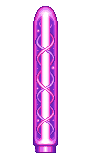
#> input picture _BUILD_SOURCE/fusion_beam_spritecook_1002.png, 89 x 159 px
$ python fusion_beam_1002.py
#> lines starting #> are read from the running program, lines starting #| are printed output that depends on the picture; after the words box and inside, x2 and y2 are one past the last pixel; in counts of white or black regions, pixels touching at a corner belong together
"""fusion_beam_1002 - the Fusion beam as a SOLID pink-purple plasma column (Mike, 1002).

    python3 _BUILD_SOURCE/fusion_beam_1002.py

"the fusion cannon beams. they should not be spikey lasers, that makes no sense at all. solid pink beams like
falva's laser beams, but more 'Fusion' energy like while still pinkishpurple."

Source: _BUILD_SOURCE/fusion_beam_spritecook_1002.png - a SpriteCook EDIT of Falva's own laser plate (fllaser_0),
so it keeps her solid capsule: a pink-violet sheath, a white-hot core and a contained double helix of plasma.
Output: assets/game/shared/player_weapons/fusion_1002/beam.png, an 8-frame horizontal strip (one cell per frame, tight to the ink).

The animation is the helix FLOWING up the beam: one period of the helix (measured by autocorrelation) is tiled
down the interior (inside the 3 px sheath, between the two caps), offset by one eighth of a period per frame. The
sheath, the caps and the alpha are never touched, so the silhouette is identical on all eight frames (0906s:
an animation must not move the silhouette) and the loop is seamless because it scrolls by exactly one period.
Never reads its own output.
"""
import os
import numpy as np
from PIL import Image
ROOT = os.path.join(os.path.dirname(os.path.abspath(__file__)), '..')
SRC = os.path.join(ROOT, '_BUILD_SOURCE/fusion_beam_spritecook_1002.png')
OUT = os.path.join(ROOT, 'assets/game/shared/player_weapons/fusion_1002/beam.png')
N = 8


def main():
    im = np.array(Image.open(SRC).convert('RGBA'))
#> im is the input picture: shape (159, 89, 4); mean R, G, B, A 180.7, 72.6, 198.1, 63.8
    a = im[..., 3]; ys, xs = np.where(a > 20)
#> after `a = im[..., 3]`:
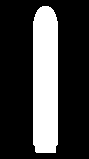
#> a: shape (159, 89); 25% white; 1 white region, box (x1, y1, x2, y2) and area: (33, 6, 58, 153) 3542
#> after `ys, xs = np.where(a > 20)`: ys = 3542 values from 6 to 152; xs = 3542 values, max 57 at index 297, min 33 at index 273, mean 45
    im = im[ys.min():ys.max() + 1, xs.min():xs.max() + 1]; a = im[..., 3]
#> after `im = im[ys.min():ys.max() + 1, xs.min():xs.max() + 1]`:
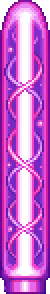
#> im: shape (147, 25, 4) (shown 2 times larger); mean R, G, B, A 197.2, 98.3, 206.2, 245.8; transparent parts drawn white
#> after `a = im[..., 3]`:
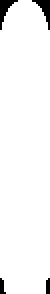
#> a: shape (147, 25) (shown 2 times larger); 96.4% white; 4 black regions (2 under 20 px), largest, box (x1, y1, x2, y2) and area: (0, 0, 9, 15) 51, (16, 0, 25, 15) 51
    h, w = a.shape
#> h = 147; w = 25
    full = [y for y in range(h) if (a[y] > 20).sum() >= w - 1]
#> full = 124 values from 15 to 138
    top, bot = full[0] + 2, full[-1] - 2                        # the body, inside both caps
#> top = 17; bot = 136
    x0, x1 = 3, w - 3                                          # inside the sheath
#> x0 = 3; x1 = 22
    lum = im[top:bot, x0:x1, :3].astype(float).mean(axis=(1, 2))
#> lum = 119 values, max 228.8 at index 118, min 154.2 at index 26, mean 179.7
    lum -= lum.mean()
#> lum = 119 values, max 49.09 at index 118, min -25.51 at index 26, mean -4.54e-15
    lags = range(10, min(70, (bot - top) // 2))
    corr = [float((lum[:-L] * lum[L:]).mean()) for L in lags]
#> corr = 49 values, max 24.96 at index 47, min -32.48 at index 42, mean -1.66
    P = list(lags)[int(np.argmax(corr))]
#> P = 57
    body = bot - top
#> body = 119
    print('cell %dx%d body rows %d..%d (%d) helix period %d px' % (w, h, top, bot, body, P))
#| cell 25x147 body rows 17..136 (119) helix period 57 px
    sheet = np.zeros((h, w * N, 4), np.uint8)
    for k in range(N):
        f = im.copy()
        shift = int(round(k * P / N))
        seg = im[top:bot, x0:x1].copy()
        # tile ONE measured helix period down the body, offset by `shift`: every frame is the same continuous
        # helix (a roll inside a non-multiple span left a hard cut that showed on half the frames)
        block = seg[(body - P) // 2:(body - P) // 2 + P]
        moved = np.stack([block[(y + shift) % P] for y in range(body)])
        keep = a[top:bot, x0:x1] > 0
        f[top:bot, x0:x1][keep] = moved[keep]
        f[..., 3] = a                                          # the silhouette is the source's, always
        sheet[:, k * w:(k + 1) * w] = f
#> this loop made 8 passes
#> shift on passes 1 to 8: 0, 7, 14, 21, 28, 36, 43, 50
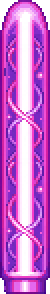
#> f: shape (147, 25, 4) (shown 2 times larger); mean R, G, B, A 197, 98, 205.6, 245.8; transparent parts drawn white
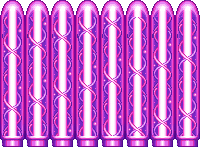
#> sheet: shape (147, 200, 4); mean R, G, B, A 197.2, 98.1, 205.6, 245.8; transparent parts drawn white
    os.makedirs(os.path.dirname(OUT), exist_ok=True)
    Image.fromarray(sheet).save(OUT)
    print('wrote', OUT, sheet.shape[1], 'x', sheet.shape[0], 'frames', N, 'cell', w, 'x', h)
#| wrote _BUILD_SOURCE/../assets/game/shared/player_weapons/fusion_1002/beam.png 200 x 147 frames 8 cell 25 x 147


if __name__ == '__main__':
    main()
